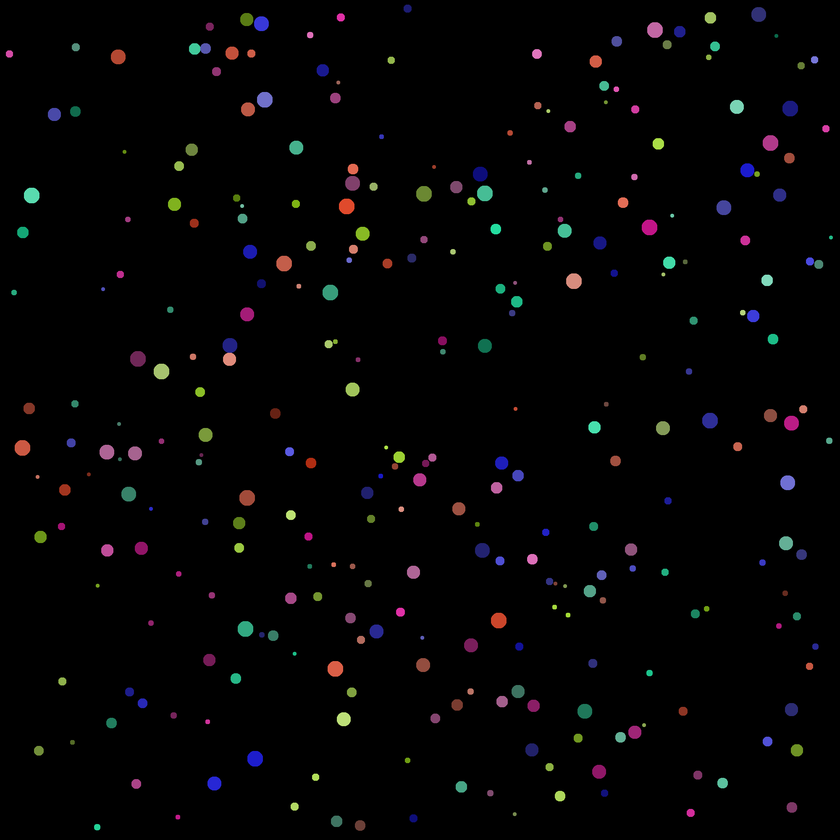
#> input picture Practise/bols/balls.png, 840 x 840 px, shrunk from 2000 x 2000 before the run, found by its file name
$ python main.py
#> lines starting #> are read from the running program, lines starting #| are printed output that depends on the picture; after the words box and inside, x2 and y2 are one past the last pixel; in counts of white or black regions, pixels touching at a corner belong together
import numpy as np
from skimage.io import imread
import matplotlib.pyplot as plt
from skimage.color import rgb2hsv
from skimage.measure import label, regionprops
from skimage.morphology import erosion
image=imread("lektciya/bols/balls.png")
#> image is the input picture: shape (840, 840, 3); mean R, G, B 4.2, 3.7, 4.1
hsv=rgb2hsv(image)
#> hsv: shape (840, 840, 3) float64; mean of channels 0, 1, 2 0.0266, 0.039, 0.0238
hue=hsv[:,:,0]
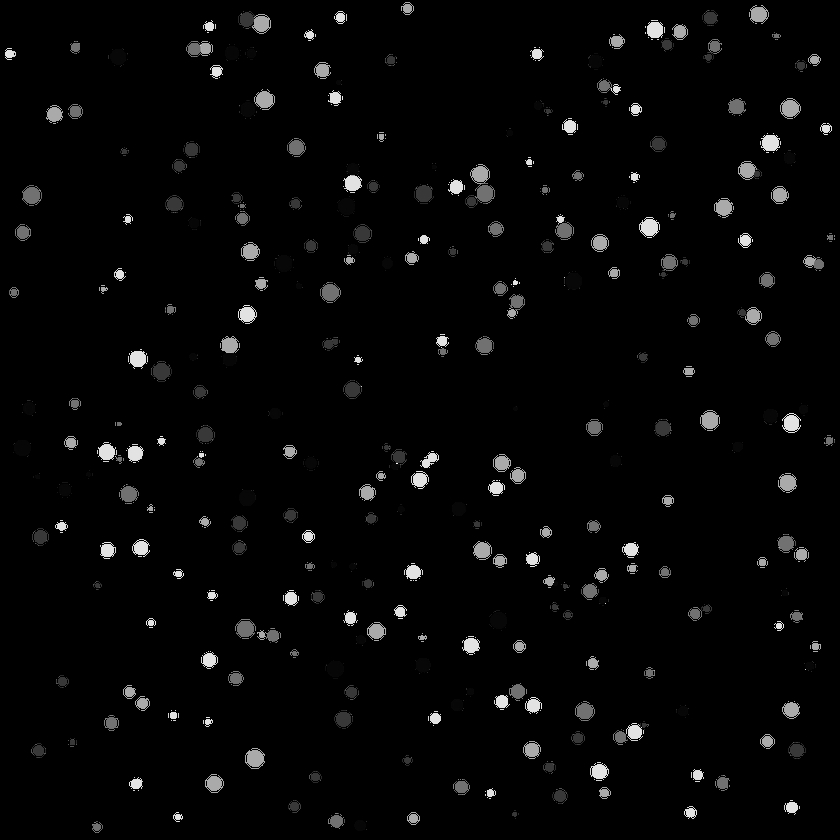
#> hue: shape (840, 840) float64; min 0, max 0.996, mean 0.0266
binary=hue>0
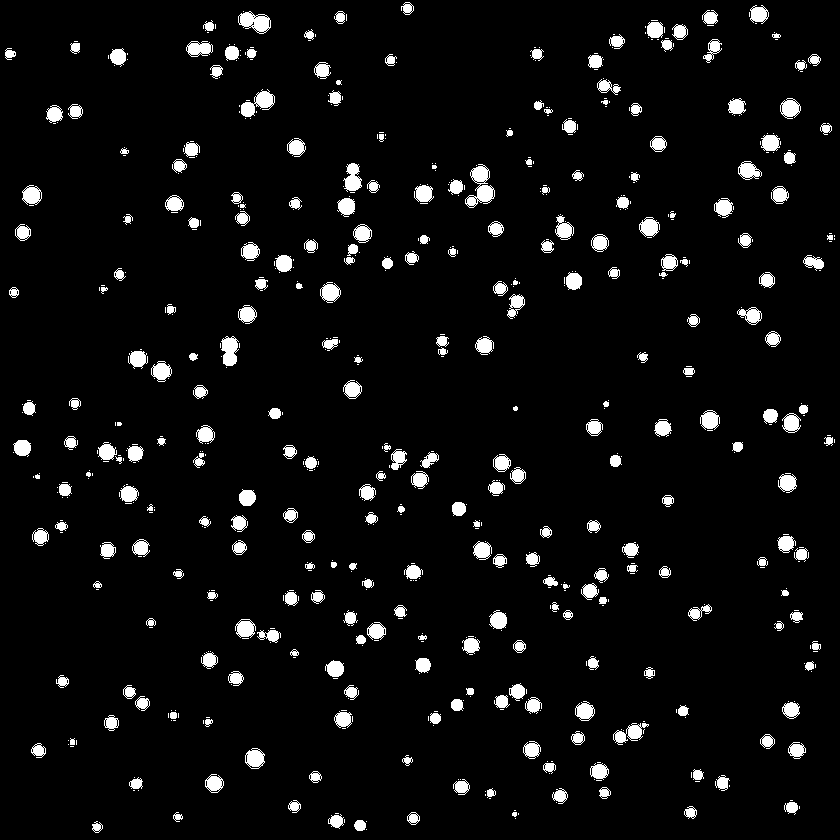
#> binary: shape (840, 840) bool; 5.4% white; 671 white regions (395 under 20 px), largest, box (x1, y1, x2, y2) and area: (465, 164, 495, 208) 626, (241, 89, 275, 117) 456, (238, 11, 271, 34) 450
result={}
balls_count=0
colors=[]
for color in np.unique(hue):
    # if color==0:
    #     continue
    binary = hue == color
    labeled = label(binary)
    count=np.max(labeled)
    colors.extend([color]*count)
#> this loop made 2151 passes
#> (color, count) on passes 2 to 4: (0.0139, 2), (0.0167, 8), (0.0175, 1)
#> pass 1, `labeled = label(binary)`:
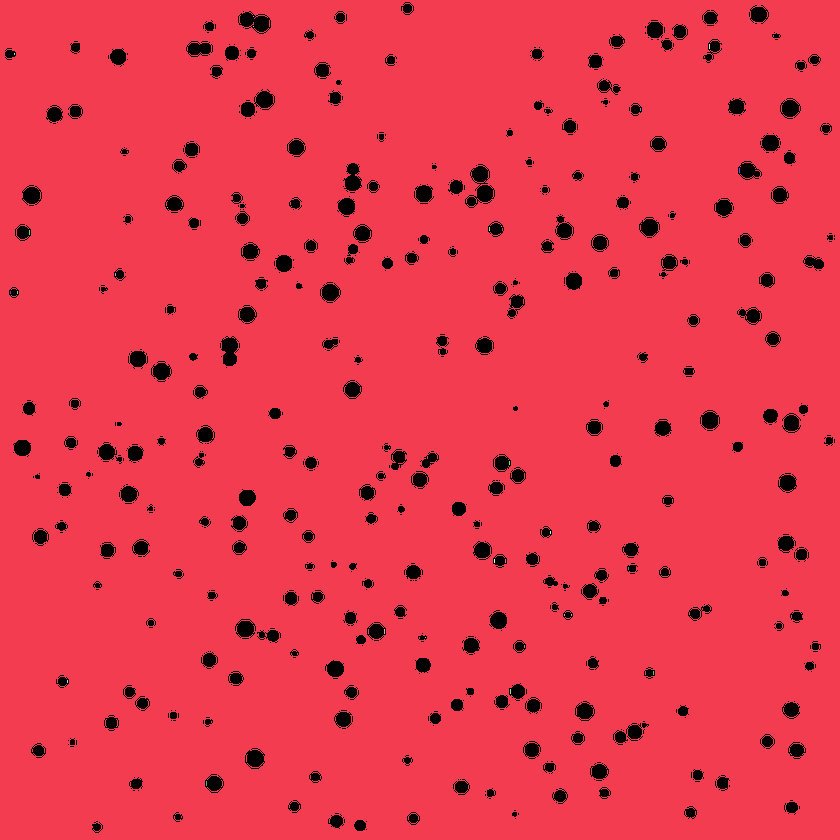
#> labeled: shape (840, 840) int32; 32 distinct labels, from 0 to 31; one colour per label, 0 black
#> pass 2, `binary = hue == color`:
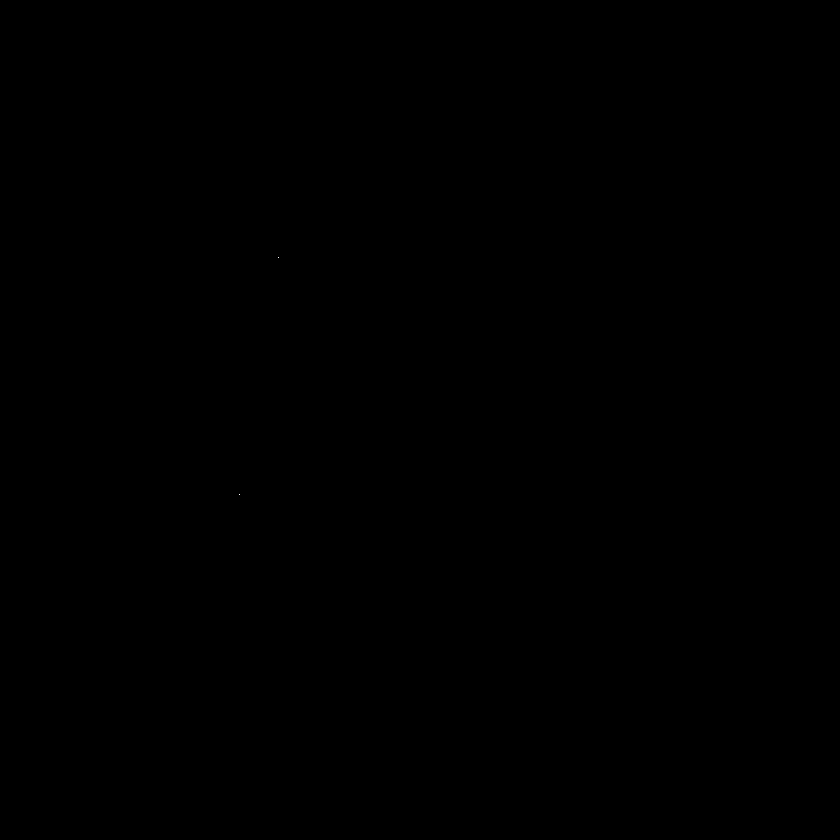
#> binary: shape (840, 840) bool; 0% white in thin lines or dots, all inside (x1, y1, x2, y2) = (239, 257, 279, 495)
#> after the loop: binary: shape (840, 840) bool; 0% white in thin lines or dots, all inside (x1, y1, x2, y2) = (396, 463, 397, 464)
#> after the loop, colors = 16179 values from 0 to 0.996
print(len(colors))
#| 16179
while colors:
    value = colors.pop()
    res = [value]
    detals = []
    for color in colors:
#> (the run stopped early here; a loop or call above may not have finished)
